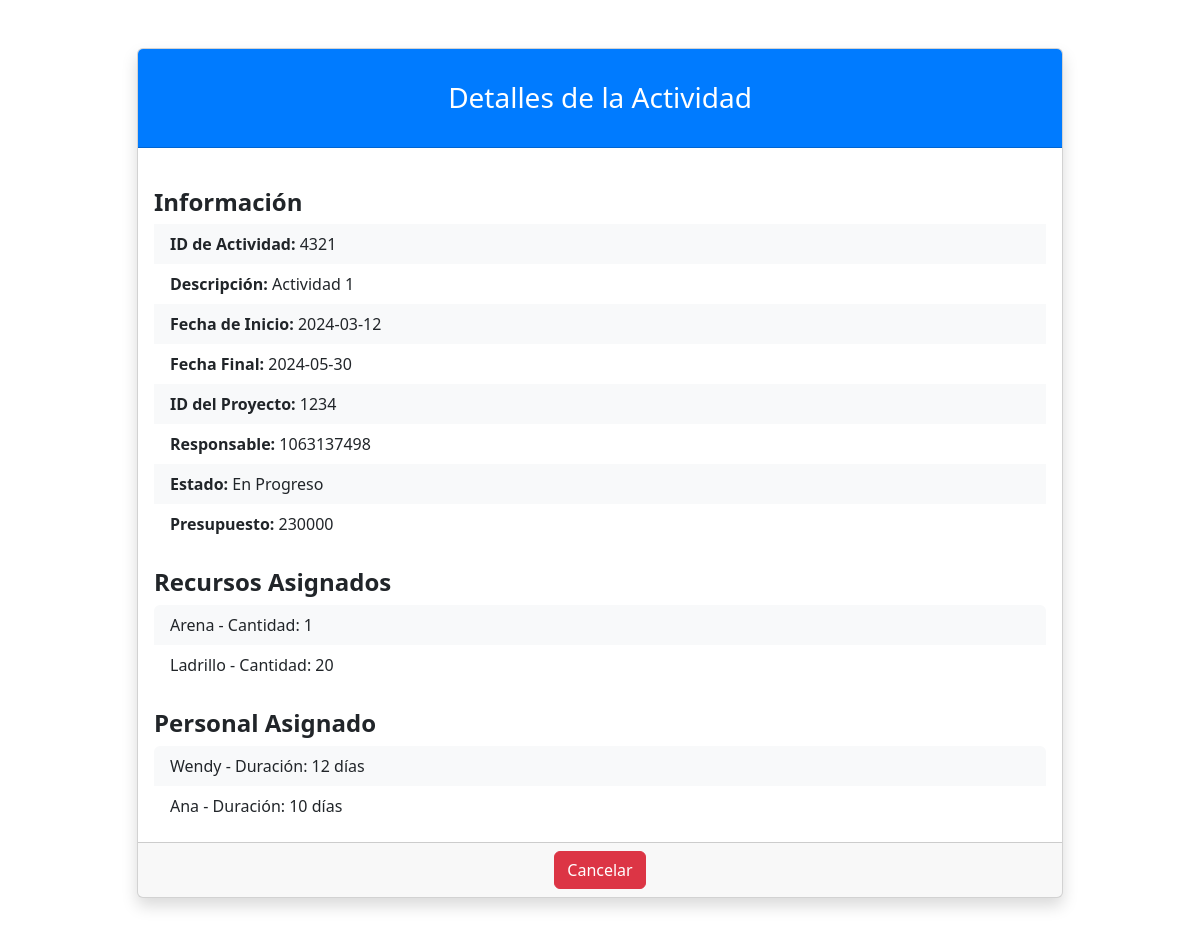
Screenshot of /views/ActivityDetails.php?id=4321 (signed in) with the database file from the repository.
### tables this page shows
CREATE TABLE `actividades` (
  `id_actividad` int(11) NOT NULL,
  `descripcion` text DEFAULT NULL,
  `fecha_inicio` date DEFAULT NULL,
  `fecha_final` date DEFAULT NULL,
  `id_proyecto` int(11) DEFAULT NULL,
  `responsable` int(11) DEFAULT NULL,
  `estado` text DEFAULT NULL,
  `presupuesto` decimal(10,0) DEFAULT NULL
);

CREATE TABLE `actividadxrecurso` (
  `id_actividad` int(11) NOT NULL,
  `id_recurso` int(11) NOT NULL,
  `cantidad` int(11) DEFAULT NULL
);

CREATE TABLE `recursos` (
  `id_recurso` int(11) NOT NULL,
  `descripcion` text DEFAULT NULL,
  `valor` decimal(10,0) DEFAULT NULL,
  `unidad_medida` text DEFAULT NULL,
  `nombre` varchar(255) DEFAULT NULL
);

CREATE TABLE `actividadxpersona` (
  `id_actividad` int(11) NOT NULL,
  `id_persona` int(11) NOT NULL,
  `duracion` varchar(50) DEFAULT NULL
);

CREATE TABLE `personas` (
  `id_persona` int(11) NOT NULL,
  `nombre` text DEFAULT NULL,
  `apellidos` text DEFAULT NULL,
  `direccion` text DEFAULT NULL,
  `telefono` text DEFAULT NULL,
  `sexo` char(1) DEFAULT NULL,
  `fecha_nacimiento` date DEFAULT NULL,
  `profesion` text DEFAULT NULL,
  `rol` varchar(20) DEFAULT 'trabajador',
  `password` varchar(255) DEFAULT NULL
);

### views/ActivityDetails.php (the view, shortened to what this page needs)
<!DOCTYPE html>
<html lang="es">
<head>
    <link href="https://cdn.jsdelivr.net/npm/bootstrap@5.3.2/dist/css/bootstrap.min.css" rel="stylesheet">
</head>
<body>
    <div class="container my-5">
        <div class="row justify-content-center">
            <div class="col-lg-10">
                <div class="card shadow">
                    <div class="card-header">
                        <h3 class="text-center font-weight-light my-4">Detalles de la Actividad</h3>
                    </div>
                    <div class="card-body">
                        <?php
                        require_once '../db_conexion.php';
                        $idActividad = $_GET['id'];
                        try {
                            echo "<h4 class='mt-4 fw-bold'>Información</h4>";
                            $stmt = $pdo->prepare("SELECT * FROM actividades WHERE id_actividad = ?");
                            $stmt->execute([$idActividad]);
                            $actividad = $stmt->fetch(PDO::FETCH_ASSOC);
                            if (!$actividad) {
                                echo "<p class='text-center'>Actividad no encontrada.</p>";
                            } else {
                                echo "<ul class='list-group list-group-flush'>";
                                echo "<li class='list-group-item'><span class='detail-title'>ID de Actividad:</span> " . htmlspecialchars($actividad['id_actividad']) . "</li>";
                                echo "<li class='list-group-item'><span class='detail-title'>Descripción:</span> " . htmlspecialchars($actividad['descripcion']) . "</li>";
                                echo "<li class='list-group-item'><span class='detail-title'>Fecha de Inicio:</span> " . htmlspecialchars($actividad['fecha_inicio']) . "</li>";
                                echo "<li class='list-group-item'><span class='detail-title'>Fecha Final:</span> " . htmlspecialchars($actividad['fecha_final']) . "</li>";
                                echo "<li class='list-group-item'><span class='detail-title'>ID del Proyecto:</span> " . htmlspecialchars($actividad['id_proyecto']) . "</li>";
                                echo "<li class='list-group-item'><span class='detail-title'>Responsable:</span> " . htmlspecialchars($actividad['responsable']) . "</li>";
                                echo "<li class='list-group-item'><span class='detail-title'>Estado:</span> " . htmlspecialchars($actividad['estado']) . "</li>";
                                echo "<li class='list-group-item'><span class='detail-title'>Presupuesto:</span> " . htmlspecialchars($actividad['presupuesto']) . "</li>";
                                echo "</ul>";
                                echo "<h4 class='mt-4 fw-bold'>Recursos Asignados</h4>";
                                $stmtRecursos = $pdo->prepare("SELECT r.nombre, ar.cantidad FROM ActividadxRecurso ar JOIN recursos r ON ar.id_recurso = r.id_recurso WHERE ar.id_actividad = ?");
                                $stmtRecursos->execute([$idActividad]);
                                $recursos = $stmtRecursos->fetchAll(PDO::FETCH_ASSOC);
                                if ($recursos) {
                                    echo "<ul class='list-group'>";
                                    foreach ($recursos as $recurso) {
                                        echo "<li class='list-group-item'>" . htmlspecialchars($recurso['nombre']) . " - Cantidad: " . htmlspecialchars($recurso['cantidad']) . "</li>";
                                    }
                                    echo "</ul>";
                                } else {
                                    echo "<p>No hay recursos asignados.</p>";
                                }
                                echo "<h4 class='mt-4 fw-bold'>Personal Asignado</h4>";
                                $stmtPersonal = $pdo->prepare("SELECT p.nombre, ap.duracion FROM ActividadxPersona ap JOIN personas p ON ap.id_persona = p.id_persona WHERE ap.id_actividad = ?");
                                $stmtPersonal->execute([$idActividad]);
                                $personal = $stmtPersonal->fetchAll(PDO::FETCH_ASSOC);
                                if ($personal) {
                                    echo "<ul class='list-group'>";
                                    foreach ($personal as $persona) {
                                        echo "<li class='list-group-item'>" . htmlspecialchars($persona['nombre']) . " - Duración: " . htmlspecialchars($persona['duracion']) . " días</li>";
                                    }
                                    echo "</ul>";
                                } else {
                                    echo "<p>No hay personal asignado.</p>";
                                }
                            }
                        } catch (PDOException $e) {
                            echo "<p class='text-center'>ERROR: " . $e->getMessage() . "</p>";
                        }
                        ?>
                    </div>
                    <div class="card-footer text-center">
                        <a class="btn btn-danger" href="../views/dashboardActivity.php">Cancelar</a>
                    </div>
                </div>
            </div>
        </div>
    </div>
</body>
</html>

### views/ActivityDetails.php (style rules this page uses)
.card-header { background-color: #007bff; color: white; }
.list-group-item { border: none; }
.list-group-item:nth-of-type(odd) { background-color: #f8f9fa; }
.detail-title { font-weight: bold; }

### rows the page displays
actividades: id_actividad "4321", descripcion "Actividad 1", fecha_inicio "2024-03-12", fecha_final "2024-05-30", id_proyecto "1234", responsable "1063137498", estado "En Progreso", presupuesto "230000"
actividadxrecurso: id_recurso.nombre "Arena", cantidad "1"
actividadxrecurso: id_recurso.nombre "Ladrillo", cantidad "20"
actividadxpersona: id_persona.nombre "Wendy", duracion "12"
actividadxpersona: id_persona.nombre "Ana", duracion "10"
